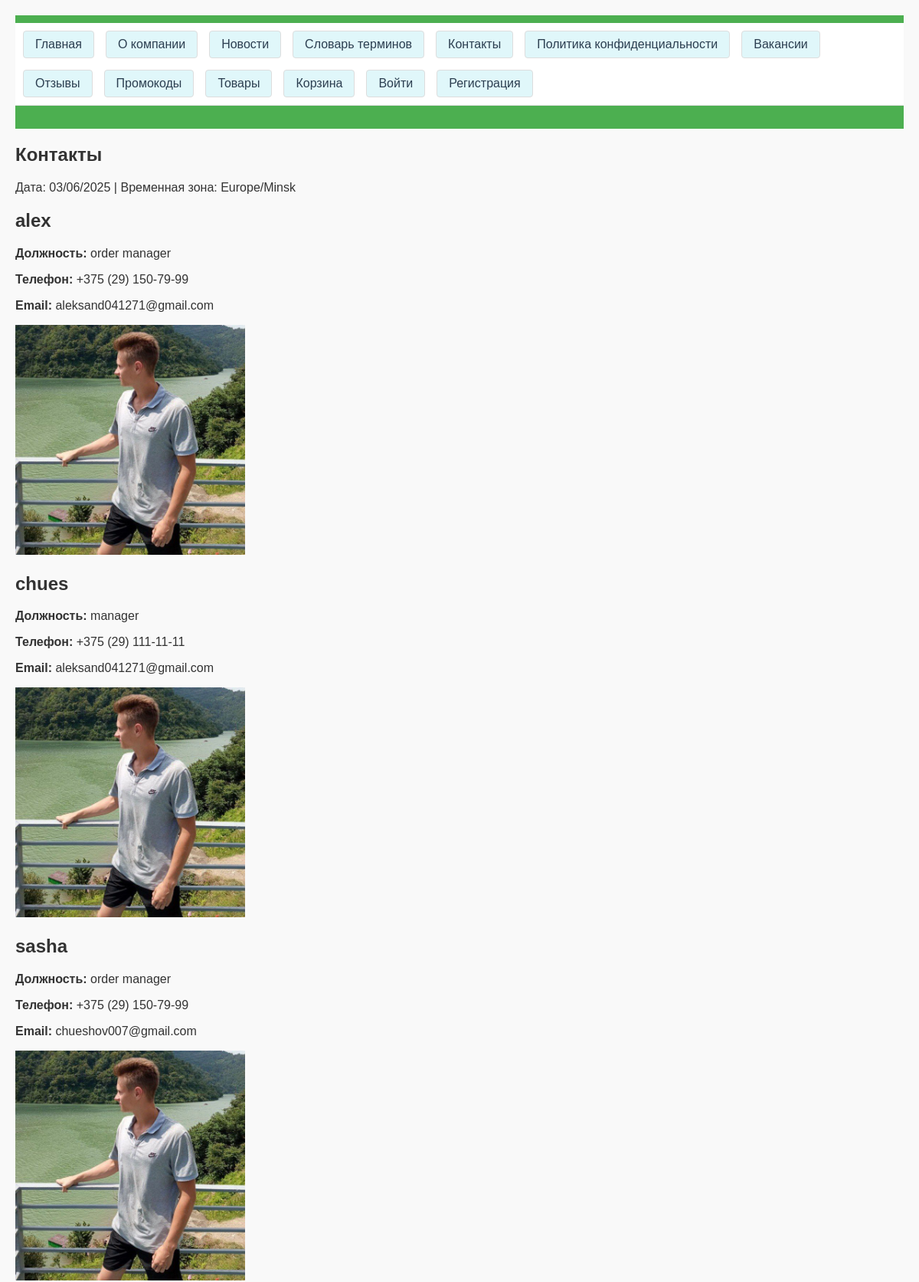
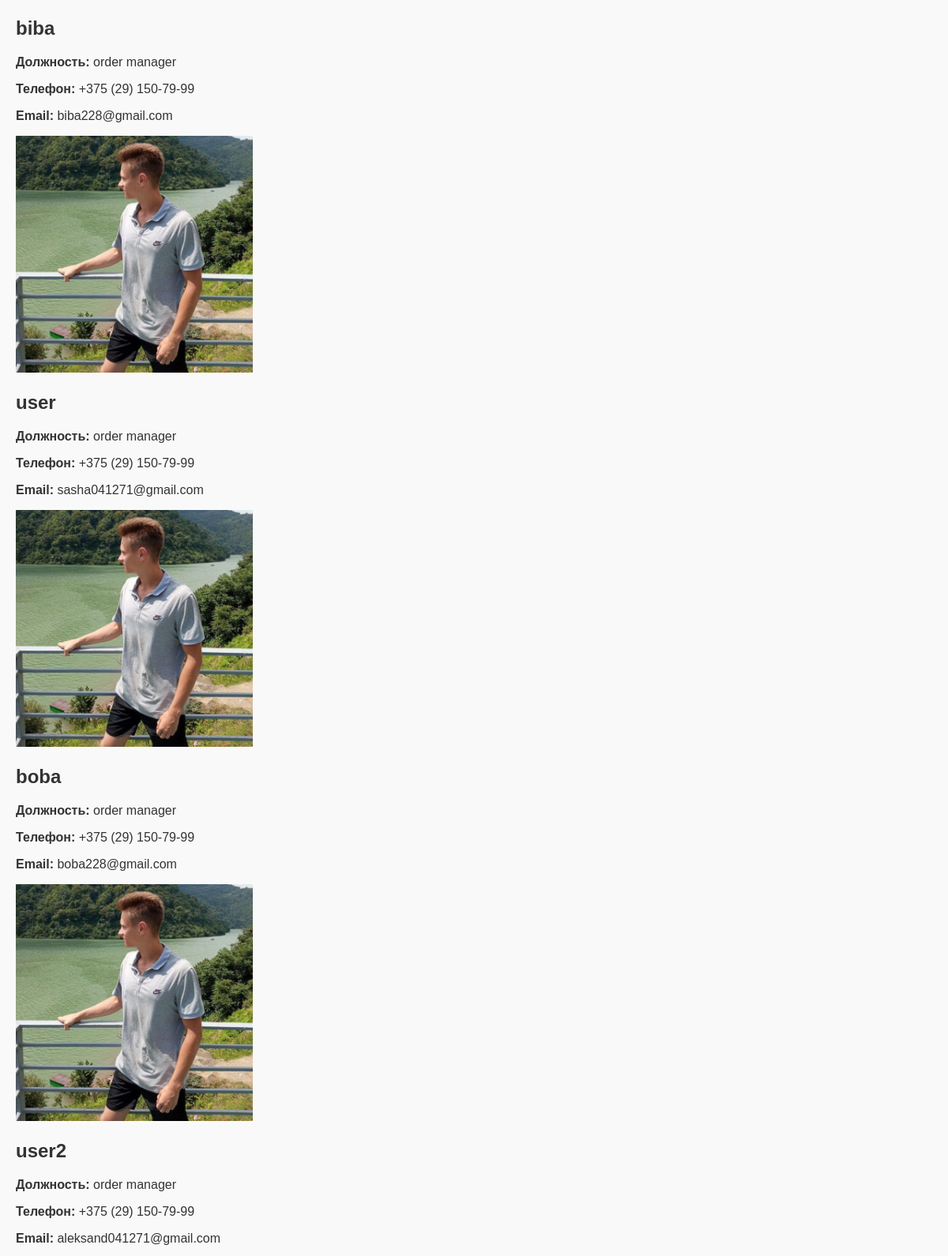
/contacts/ (upper part), run on the app's committed database (2 pictures, top to bottom).
### delivery_app/models.py (models this page shows, shortened)
class Employee(models.Model):
    user = models.OneToOneField(User, on_delete=models.CASCADE, related_name='employee_profile')
    date_of_birth = models.DateField(validators=[validate_age])
    position = models.CharField(max_length=100)
    photo = models.ImageField(upload_to='employee_photos/', blank=True, null=True)
    phone = models.CharField(max_length=20, validators=[validate_phone], blank=True, help_text="Формат: +375 (29) XXX-XX-XX")  # Новое поле

### delivery_app/views.py (the view)
# urls.py: path('contacts/', views.contacts, name='contacts'),
def contacts(request):
    employees = Employee.objects.all()
    context = {
        'employees': employees,
        'current_date': timezone.now().strftime('%d/%m/%Y'),
        'timezone': 'Europe/Minsk',
    }
    return render(request, 'delivery_app/contacts.html', context)

### delivery_app/templates/delivery_app/contacts.html (shortened to what this page needs)
{% extends "delivery_app/base.html" %}
{% load static %}
{% block content %}
<h2>Контакты</h2>
<p>Дата: {{ current_date }} | Временная зона: {{ timezone }}</p>
{% for employee in employees %}
    <h2>{{ employee.user.username }}</h2>
    <p><strong>Должность:</strong> {{ employee.position }}</p>
    <p><strong>Телефон:</strong> {{ employee.phone|default:"Не указан" }}</p>
    <p><strong>Email:</strong> {{ employee.user.email|default:"Не указан" }}</p>
    {% if employee.photo %}
        <img src="{{ employee.photo.url }}" alt="{{ employee.user.username }}" class="employee-photo" style="max-width: 300px;">
    {% endif %}
{% empty %}
    <p>Сотрудников пока нет.</p>
{% endfor %}
{% endblock %}

### delivery_app/static/delivery_app/css/style.css (style rules this page uses)
body { font-family: Arial, sans-serif; margin: 0; padding: 20px; background-color: #f9f9f9; color: #333 !important; background-image: none !important; }

### data on the page
Employee: user.username "alex", position "order manager", phone "+375 (29) 150-79-99", user.email "aleksand041271@gmail.com", photo (picture)
Employee: user.username "chues", position "manager", phone "+375 (29) 111-11-11", user.email "aleksand041271@gmail.com", photo (picture)
Employee: user.username "sasha", position "order manager", phone "+375 (29) 150-79-99", user.email "chueshov007@gmail.com", photo (picture)
Employee: user.username "biba", position "order manager", phone "+375 (29) 150-79-99", user.email "biba228@gmail.com", photo (picture)
Employee: user.username "user", position "order manager", phone "+375 (29) 150-79-99", user.email "sasha041271@gmail.com", photo (picture)
Employee: user.username "boba", position "order manager", phone "+375 (29) 150-79-99", user.email "boba228@gmail.com", photo (picture)
Employee: user.username "user2", position "order manager", phone "+375 (29) 150-79-99", user.email "aleksand041271@gmail.com"

### other printed values
{{ timezone }} "Europe/Minsk"
